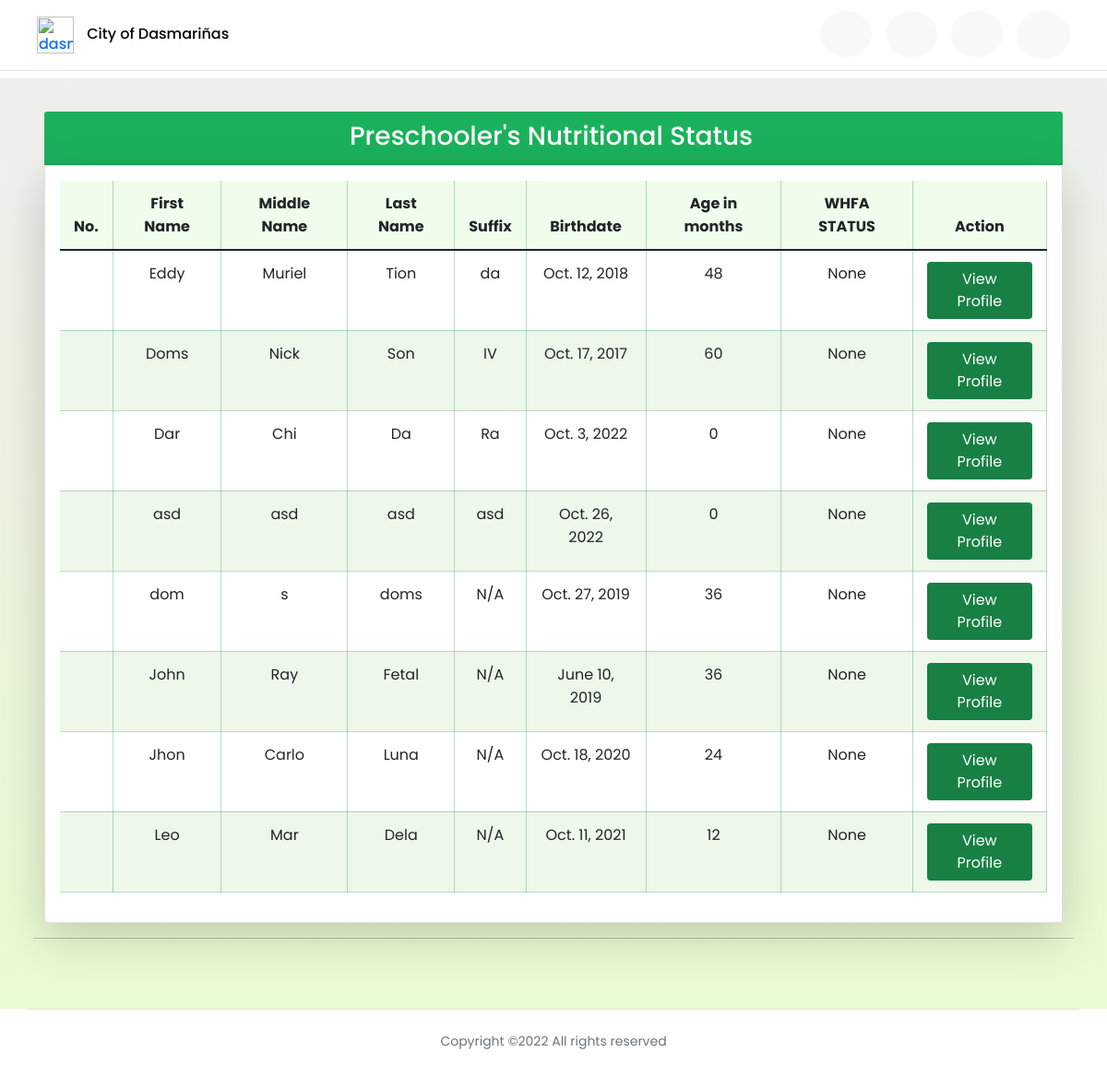
The app's page /preschooler_dashboard, older data.
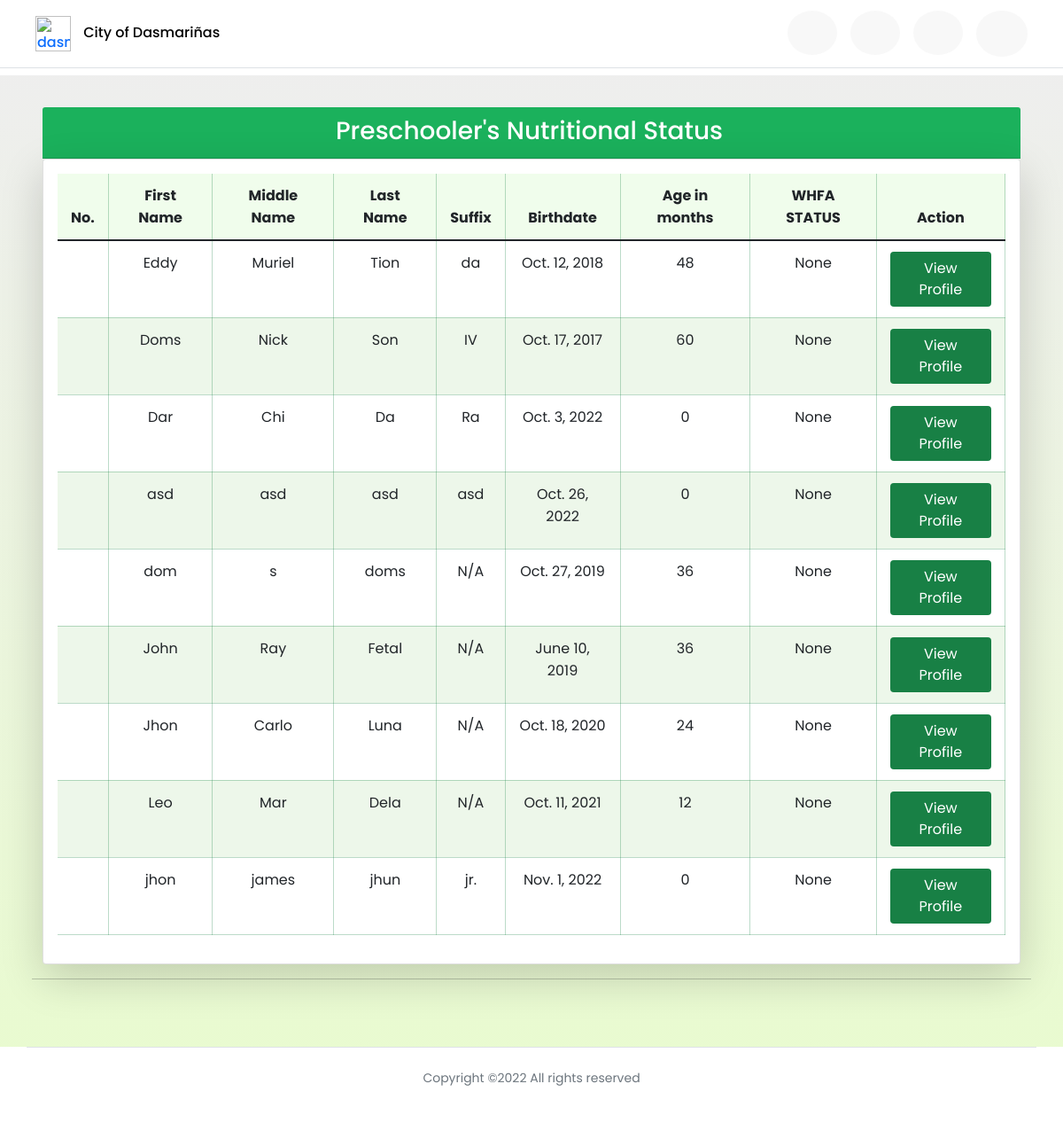
The same page, newer data.
### profilingApp/models.py (models this page shows, shortened)
class Preschooler(Model):
    GENDER = [('Male', 'Male'),
              ('Female', 'Female'),]
    parent = models.ForeignKey(Parent, on_delete=CASCADE)
    first_name = models.CharField(max_length=100)
    last_name = models.CharField(max_length=100)
    middle_name = models.CharField(max_length=100)
    suffix_name = models.CharField(max_length=100, null=True, blank=True)
    birthday = models.DateField(null=True, blank=True)
    height = models.FloatField(null=True, validators=[MinValueValidator(45.0), MaxValueValidator(120.0)])
    weight = models.FloatField(null=True, validators=[MinValueValidator(1.0), MaxValueValidator(28.0)])
    gender = models.CharField(max_length=100, choices=GENDER, null=True)
    date_measured = models.DateField(null=True, blank=True)
    health_problem = models.CharField(max_length=500, null=True)
    def age_months(self):
        return int((date.today().year - self.birthday.year) * 12)
    def whfa(self):
        calculator = Calculator(adjust_height_data=False, adjust_weight_scores=False,
                       include_cdc=False, logger_name='pygrowup',
                       log_level='INFO')
        try:
            age_months = int((date.today().year - self.birthday.year) * 12)
            return float(calculator.wfl(self.weight, age_months, helpers.get_good_sex(str(self.gender)), self.height))
        except:
            pass

### profilingApp/views.py (the view)
# urls.py: path('preschooler_dashboard', views.preschooler_dashboard, name='preschooler_dashboard'),
def preschooler_dashboard(request):
    preschooler = Preschooler.objects.all()
    context = {'preschoolers': preschooler}
    return render(request, 'activities/BHW Preschooler Dashboard.html', context)

### profilingApp/templates/activities/BHW Preschooler Dashboard.html (shortened to what this page needs)
{% extends 'activities/BHW Home.html' %}
{% load static %}
{% block dashboard %}
<header>
    <div class="site-header">
    <nav class="navbar fixed-top index__navbar scrolled border-bottom"
    style=" padding-left:3%; padding-right:3%;">
        <div class="flex-fill p-1 py-1">
            <div class="d-flex align-items-center justify-content-between">
                <div>
                    <a href="#" class="name" style="text-decoration: none;">
                        <img class="navbar-icon" src="{% static '/Media/avatar.png' %}" alt="dasma-logo">
                        <span id="hidetitle" class="brand__name" style="color:rgb(3, 3, 3); margin-left:10px;">City of Dasmariñas</span>
                    </a>
                </div>
                <div id="navLinks">
                    <ul class="nav text-small">
                        <li>
                            <a href="{% url 'bhw_home' %}" class="nav-link" data-toggle="tooltip" data-bs-placement="bottom" data-bs-offset="0,7"
                            title="Barangay Health Worker Home">
                            <i class="fa fa-fw fa-home" style="font-size: 24px;"></i>
                            </a>
                        </li>
                        <li>
                            <a href="{% url 'preschooler_dashboard' %}" class="nav-link" style="color:rgb(27, 177, 92) !important;" data-toggle="tooltip" data-bs-placement="bottom" data-bs-offset="0,7"
                            title="Preschooler Profile">
                            <i class="fa fa-fw fa-id-card " style="font-size: 24px;"></i>
                            </a>
                        </li>
                        <li>
                            <a href="{% url 'immunization_schedule' %}" class="nav-link" data-toggle="tooltip" data-bs-placement="bottom" data-bs-offset="0,7"
                            title="Immunization Schedule" >
                            <i class="fa fa-fw fa-calendar-alt" style="font-size: 24px;"></i>
                            </a>
                        </li>
                        <li>
                            <a class="btn nav-link" id="dropdownUser1" data-bs-toggle="dropdown" data-toggle="tooltip" data-bs-placement="bottom" data-bs-offset="0,7"
                            title="User Settings" aria-expanded="false">
                                <i class="fa fa-fw fa-user-cog bi" style="font-size: 24px;"></i>
                            </a>
                        </li>
                    </ul>
                </div>
            </div>
        </div>
    </nav>
    </div>
</header>
<div id="grid" class="container-fluid" style="margin-top:85px;">
<div class="container text-black">
    <div class="row">
        <div class="col">
            <div class="card-header">
                <h3>Preschooler's Nutritional Status</h3>
            </div>
            <div class="card shadow-lg p-3 bg-white rounded">
                <div class="table-responsive">
                    <table class="table table-hover table-cell-border" id="preschooler_bmi">
                        <thead>
                            <tr style="text-align: center;">
                                <th scope="col">No.</th>
                                <th scope="col">First Name</th>
                                <th scope="col">Middle Name</th>
                                <th scope="col">Last Name</th>
                                <th scope="col">Suffix</th>
                                <th scope="col">Birthdate</th>
                                <th scope="col">Age in months</th>
                                <th scope="col">WHFA STATUS</th>
                                <th scope="col" class="nosort text-center">Action</th>
                            </tr>
                        </thead>
                        <tbody>
                            {% for preschooler in preschoolers %}
                            <tr style="text-align: center;">
                                <td></td>
                                <td>{{ preschooler.first_name }}</td>
                                <td>{{ preschooler.middle_name }}</td>
                                <td>{{ preschooler.last_name }}</td>
                                {% if preschooler.suffix_name is None %}
                                    <td>N/A</td>
                                {% elif preschooler.suffix_name == '' %}
                                    <td>N/A</td>
                                {% else %}
                                    <td>{{ preschooler.suffix_name }}</td>
                                {% endif %}
                                <td>{{ preschooler.birthday }}</td>
                                <td>{{ preschooler.age_months }}</td>
                                <td>{{ preschooler.whfa }}</td>
                                <td style="text-align: center;">
                                    <div>
                                        <a href="{% url 'preschooler_profile' preschooler.id %}"><button type="button" style="background-color: #188045; color: white;" class="btn">View Profile</button></a>
                                    </div>
                                </td>
                            </tr>
                            {% endfor %}
                        </tbody>
                    </table>
                </div>
            </div>
        </div>
    </div>
</div>
    <hr>
    <br>
</div>
{% endblock %}

### profilingApp/templates/activities/BHW Home.html (shortened to what this page needs)
{% load static %}
<html lang="en">
<head>
    <link rel="stylesheet" href="{% static '/CSS/DataTables/datatables.min.css' %}">
    <link rel="stylesheet" href="{% static '/CSS/styles.css' %}">
    <link rel="stylesheet" href="{% static '/CSS/font-awesome/css/all.min.css' %}">
    <link rel="stylesheet" href="{% static '/CSS/css/bootstrap.min.css' %}">
</head>
<body>
{% block dashboard %}{% endblock %}
<div class="footer text-muted">
    <div class="container">
        <div class="row text-center align-items-center">
                <div class="border-top p-4">
                    <p class="copyright"><small>
                    Copyright ©<script>document.write(new Date().getFullYear());</script> All rights reserved
                    </small>
                    </p>
                </div>
        </div>
    </div>
</div>
</body>
</html>

### profilingApp/static/CSS/styles.css (style rules this page uses)
.fixed-top { position: sticky; top: 0; right: 0; left: 0; z-index: 1030; max-height: 85px; background-color: white; border-bottom: 3px; }
.navbar-icon { width: 40px; max-width: 40px; }
img { vertical-align: middle; border-style: none; }
* { margin: 0; padding: 0; box-sizing: border-box; font-family: 'Poppins', sans-serif; }
li, a, button { font-family: 'Poppins', sans-serif; font-weight: 500; font-size: 16px; color:#188045; text-decoration: none; }
li { list-style: none; display: list-item; text-align: -webkit-match-parent; }
a { text-decoration: none; }
table { padding: 25px 5px 10px 5px; }
thead { border-color: rgba(23, 128, 69, 0.514)!important; background-color: #f0fdec; text-align: left !important; }
th, td { border-right: 1px solid !important; padding: 12px 15px !important; border-color: rgba(23, 128, 69, 0.288)!important; }
tbody tr:nth-of-type(even) { background-color: #edf7ea; }
#navLinks li a { color:rgba(0, 19, 0, 0.87); padding: 13 13 13 13; background-color: #ebebeb60; border-radius: 50%; margin-left: 15px; position: relative; }
#grid,#footer,#header { transition: 0.5s ease-in-out; }
#grid { background-image: linear-gradient(to top, rgba(230, 250, 202, 0.884),rgba(228, 228, 227, 0.624)); position: relative; padding: 3%; width: 100%; margin-top: 85px; min-height: 800px; }
.card-header { font-size: 13px; font-family: 'Poppins', sans-serif;; background-color:rgb(27, 177, 92) !important; color:white; padding: 10px 15px 5px 10px !important; text-align: center; }
html { width: 100%; height: 100%; }
body { color: rgba(0, 0, 0, 0.6); font-family: 'Poppins', sans-serif; font-size: 14px; line-height: 1.6em; -webkit-font-smoothing: antialiased; -moz-osx-font-smoothing: grayscale; }
::placeholder { color:rgba(255, 255, 255, 0.253); }
.row { display: -webkit-box; display: -ms-flexbox; display: flex; -ms-flex-wrap: wrap; flex-wrap: wrap; margin-right: 15px; margin-left: 15px; }
p { display: block; margin-block-start: 1em; margin-block-end: 1em; margin-inline-start: 0px; margin-inline-end: 0px; }
.col-6, .col-7, .col-12, .col, .col-sm-3, .col-sm-6, .col-md-3, .col-md-4, .col-md-5, .col-md-6, .col-md-8, .col-md-9, .col-md-10, .col-md-12, .col-lg-3, .col-lg-4, .col-lg-5, .col-lg-6, .col-lg-7, .col-lg-8, .col-lg-10, .col-lg-12, .col-xl-2 { position: relative; width: 100%; padding-right: 15px; padding-left: 15px; }
small, .small { font-size: 80%; font-weight: 400; }
.text-center { text-align: center !important; }
html { font-family: sans-serif; line-height: 1.15; -webkit-text-size-adjust: 100%; -webkit-tap-highlight-color: rgba(0, 0, 0, 0); }

Row changes from the older to the newer data that the page shows:
added Preschooler: first_name "jhon", middle_name "james", last_name "jhun", suffix_name "jr.", birthday "Nov. 1, 2022", age_months "0", whfa "None"
